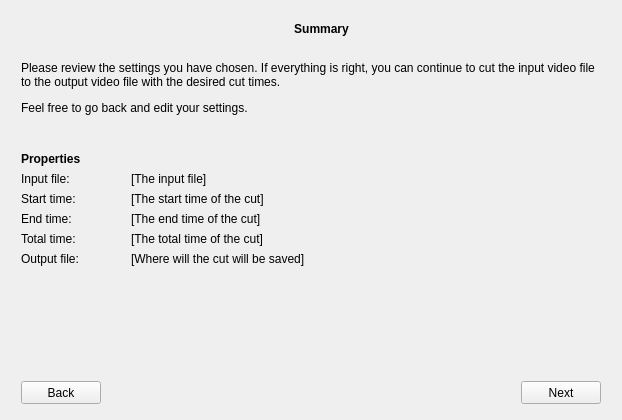
<?xml version="1.0" encoding="UTF-8"?>
<ui version="4.0">
 <class>SummaryWindow</class>
 <widget class="QWidget" name="SummaryWindow">
  <property name="geometry">
   <rect>
    <x>0</x>
    <y>0</y>
    <width>622</width>
    <height>420</height>
   </rect>
  </property>
  <property name="windowTitle">
   <string>Form</string>
  </property>
  <layout class="QGridLayout" name="gridLayout">
   <item row="0" column="1">
    <layout class="QGridLayout" name="layout">
     <item row="0" column="0">
      <widget class="QFrame" name="frame">
       <property name="frameShape">
        <enum>QFrame::NoFrame</enum>
       </property>
       <property name="frameShadow">
        <enum>QFrame::Raised</enum>
       </property>
       <widget class="QPushButton" name="back">
        <property name="enabled">
         <bool>true</bool>
        </property>
        <property name="geometry">
         <rect>
          <x>10</x>
          <y>370</y>
          <width>80</width>
          <height>23</height>
         </rect>
        </property>
        <property name="sizePolicy">
         <sizepolicy hsizetype="Fixed" vsizetype="Fixed">
          <horstretch>0</horstretch>
          <verstretch>0</verstretch>
         </sizepolicy>
        </property>
        <property name="text">
         <string>Back</string>
        </property>
       </widget>
       <widget class="QPushButton" name="next">
        <property name="geometry">
         <rect>
          <x>510</x>
          <y>370</y>
          <width>80</width>
          <height>23</height>
         </rect>
        </property>
        <property name="text">
         <string>Next</string>
        </property>
       </widget>
       <widget class="QLabel" name="title">
        <property name="geometry">
         <rect>
          <x>10</x>
          <y>10</y>
          <width>601</width>
          <height>16</height>
         </rect>
        </property>
        <property name="font">
         <font>
          <weight>75</weight>
          <bold>true</bold>
         </font>
        </property>
        <property name="text">
         <string>Summary</string>
        </property>
        <property name="alignment">
         <set>Qt::AlignCenter</set>
        </property>
       </widget>
       <widget class="QLabel" name="description">
        <property name="geometry">
         <rect>
          <x>10</x>
          <y>50</y>
          <width>581</width>
          <height>71</height>
         </rect>
        </property>
        <property name="text">
         <string>&lt;html&gt;&lt;head/&gt;&lt;body&gt;&lt;p&gt;Please review the settings you have chosen. If everything is right, you can continue to cut the input video file to the output video file with the desired cut times.&lt;/p&gt;&lt;p&gt;Feel free to go back and edit your settings.&lt;/p&gt;&lt;/body&gt;&lt;/html&gt;</string>
        </property>
        <property name="alignment">
         <set>Qt::AlignLeading|Qt::AlignLeft|Qt::AlignTop</set>
        </property>
        <property name="wordWrap">
         <bool>true</bool>
        </property>
       </widget>
       <widget class="QLabel" name="properties">
        <property name="geometry">
         <rect>
          <x>10</x>
          <y>140</y>
          <width>581</width>
          <height>16</height>
         </rect>
        </property>
        <property name="font">
         <font>
          <weight>75</weight>
          <bold>true</bold>
         </font>
        </property>
        <property name="text">
         <string>Properties</string>
        </property>
       </widget>
       <widget class="QLabel" name="inputFileLabel">
        <property name="geometry">
         <rect>
          <x>10</x>
          <y>160</y>
          <width>91</width>
          <height>16</height>
         </rect>
        </property>
        <property name="text">
         <string>Input file:</string>
        </property>
       </widget>
       <widget class="QLabel" name="startTimeLabel">
        <property name="geometry">
         <rect>
          <x>10</x>
          <y>180</y>
          <width>91</width>
          <height>16</height>
         </rect>
        </property>
        <property name="text">
         <string>Start time:</string>
        </property>
       </widget>
       <widget class="QLabel" name="endTimeLabel">
        <property name="geometry">
         <rect>
          <x>10</x>
          <y>200</y>
          <width>91</width>
          <height>16</height>
         </rect>
        </property>
        <property name="text">
         <string>End time:</string>
        </property>
       </widget>
       <widget class="QLabel" name="inputFileValue">
        <property name="geometry">
         <rect>
          <x>120</x>
          <y>160</y>
          <width>471</width>
          <height>16</height>
         </rect>
        </property>
        <property name="text">
         <string>[The input file]</string>
        </property>
       </widget>
       <widget class="QLabel" name="startTimeValue">
        <property name="geometry">
         <rect>
          <x>120</x>
          <y>180</y>
          <width>471</width>
          <height>16</height>
         </rect>
        </property>
        <property name="text">
         <string>[The start time of the cut]</string>
        </property>
       </widget>
       <widget class="QLabel" name="endTimeValue">
        <property name="geometry">
         <rect>
          <x>120</x>
          <y>200</y>
          <width>471</width>
          <height>16</height>
         </rect>
        </property>
        <property name="text">
         <string>[The end time of the cut]</string>
        </property>
       </widget>
       <widget class="QLabel" name="totalTimeLabel">
        <property name="geometry">
         <rect>
          <x>10</x>
          <y>220</y>
          <width>91</width>
          <height>16</height>
         </rect>
        </property>
        <property name="text">
         <string>Total time:</string>
        </property>
       </widget>
       <widget class="QLabel" name="totalTimeValue">
        <property name="geometry">
         <rect>
          <x>120</x>
          <y>220</y>
          <width>471</width>
          <height>16</height>
         </rect>
        </property>
        <property name="text">
         <string>[The total time of the cut]</string>
        </property>
       </widget>
       <widget class="QLabel" name="outputFileLabel">
        <property name="geometry">
         <rect>
          <x>10</x>
          <y>240</y>
          <width>91</width>
          <height>16</height>
         </rect>
        </property>
        <property name="text">
         <string>Output file:</string>
        </property>
       </widget>
       <widget class="QLabel" name="outputFileValue">
        <property name="geometry">
         <rect>
          <x>120</x>
          <y>240</y>
          <width>471</width>
          <height>16</height>
         </rect>
        </property>
        <property name="text">
         <string>[Where will the cut will be saved]</string>
        </property>
       </widget>
      </widget>
     </item>
    </layout>
   </item>
  </layout>
 </widget>
 <resources/>
 <connections/>
</ui>
